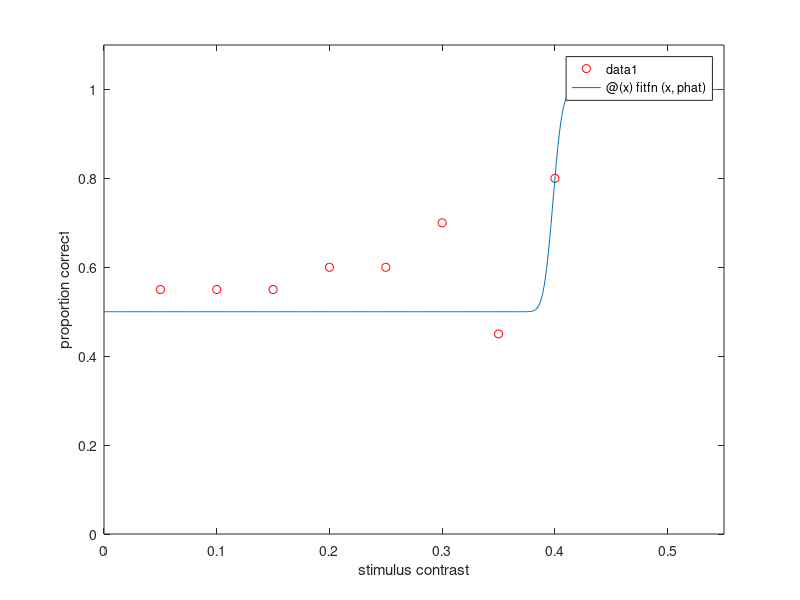

MATLAB code for this plot:
%% bootstrap.m


%% part 1 -- bootstrapping (nonparametric)

% make some data
mu = 10;
sigma = 5;
nsamp = 100;
samp = normrnd(mu,sigma,[ nsamp 1 ]);

% find the mean and standard deviation of the data
muhat = mean(samp);
sigmahat = std(samp);

% bootstrap the mean of the data
for b = 1:200
    
    % resample the data, with replacement
    % (this is the part that makes this version 'nonparametric')
    % sampboot = samp( unidrnd( nsamp, [ nsamp 1 ] ) );  % uses the statistics toolbox
    sampstar = samp( ceil( nsamp*rand([ nsamp 1 ]) ) );  % doesn't need the statistics toolbox
    
    % get the mean of the resampled data
    mustar(b) = mean(sampstar);
    
end

% find the bootstrapped standard error of the mean
stderrboot = std(mustar);
fprintf('bootstrapped standard error:  %.2f\n',stderrboot);

% compare this to the usual formula
stderrform = sigmahat/sqrt(nsamp);
fprintf('usual standard error:         %.2f\n',stderrform);

% compare this to the correct answer
stderr = sigma/sqrt(nsamp);
fprintf('true standard error:          %.2f\n',stderr);


%% part 2 -- bootstrapping (parametric)

% make some data
mu = 10;
sigma = 5;
nsamp = 100;
samp = mu + sigma*randn(nsamp,1);

% find the mean and standard deviation of the data
muhat = mean(samp);
sigmahat = std(samp);

% bootstrap the mean of the data
for b = 1:200
    
    % resample the data from the estimated distribution
    % (this is the part that makes this version 'parametric')
    sampstar = muhat + sigmahat*randn([ nsamp 1 ]);
    
    % get the mean of the resampled data
    mustar(b) = mean(sampstar);
    
end

% find the bootstrapped standard error of the mean
stderrboot = std(mustar);
fprintf('bootstrapped standard error:  %.2f\n',stderrboot);

% compare this to the usual formula
stderrform = sigmahat/sqrt(nsamp);
fprintf('usual standard error:         %.2f\n',stderrform);

% compare this to the correct answer
stderr = sigma/sqrt(nsamp);
fprintf('true standard error:          %.2f\n',stderr);


%% part 3 -- bootstrapping a psychometric function

% data to fit
stimlev =  [ 0.05 0.10 0.15 0.20 0.25 0.30 0.35 0.40 0.45 0.50 ];
ntrials =  [   20   20   20   20   20   20   20   20   20   20 ];
ncorrect = [   10   11   10   12   14   15   14   18   19   20 ];

% make the fitting function
fitfn = @( x, p ) 0.5 + 0.5*normcdf( x, p(1), p(2) );

% initialize list of bootstrapped thresholds
B = 200;
thresh = zeros(B+1,1);

% bootstrap
for t = 1:B+1

    % use original data on first run; then resample data
    if t==1
        ncorrectstar = ncorrect;
    else
        ncorrectstar = binornd( ntrials, ncorrect./ntrials );
    end

    % minimize error
    errfn = @(p) -sum( log( binopdf( ncorrectstar, ntrials, fitfn(stimlev,p) )));
    phat = fminsearch( errfn, [ 0.1 0.1 ]);
    thresh(t) = phat(1);

    % show results of fit
    clf;
    plot(stimlev,ncorrectstar./ntrials,'ro');
    hold on;
    fplot(@(x)fitfn(x,phat),[ 0 0.55 ]);
    axis([ 0 0.55 0 1.1 ]);
    xlabel 'stimulus contrast'
    ylabel 'proportion correct'
    drawnow;
    fprintf('threshold:  %.2f\n',thresh(t));

end

% report summary
fprintf('threshold:  %.2f +- %.2f\n',thresh(1),std(thresh(2:end)));

